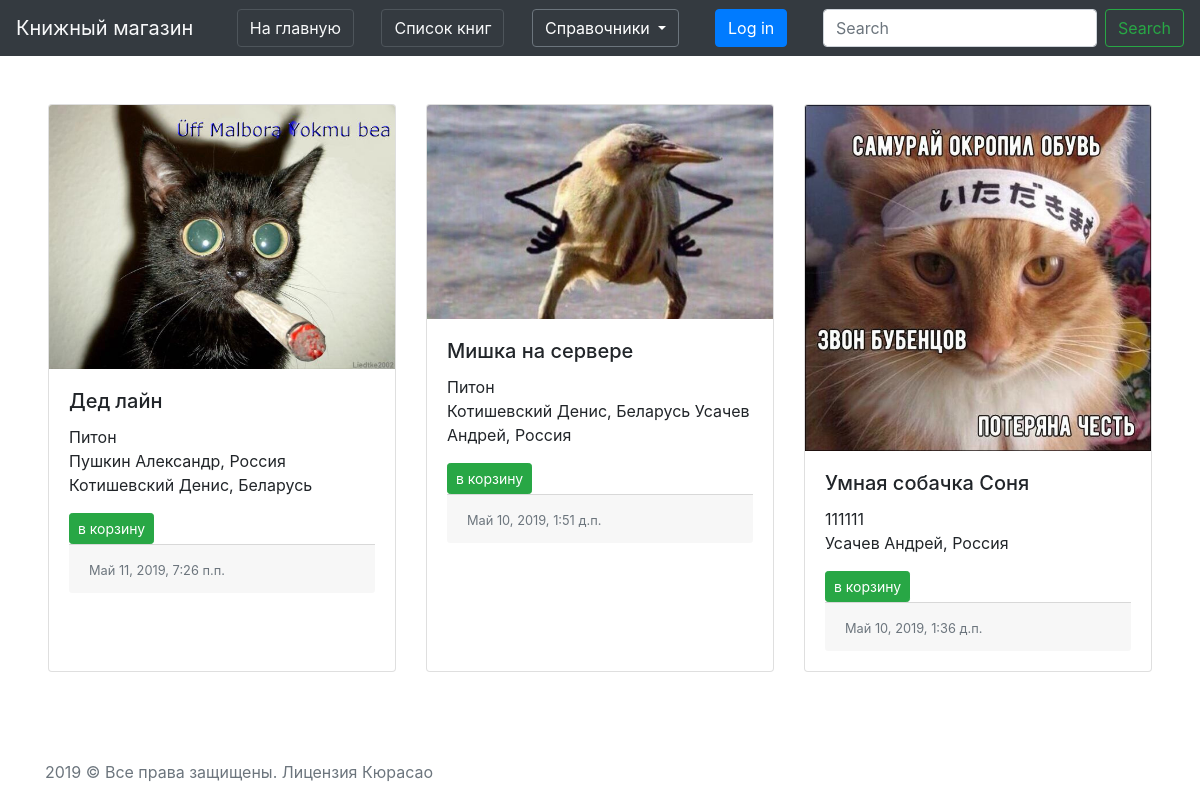
The page / on the database its author committed.
### books/models.py (models this page shows, shortened)
class Book(models.Model):
    name = models.CharField(
        "Название",
        null=False,
        blank=False,
        max_length=200)
    image = models.ImageField(
        "Обложка",
        upload_to='media/img/',
        null=True,
        blank=True)
    author = models.ManyToManyField(
        "data.Author",
        related_name="books",
        verbose_name="Автор")
    price = models.DecimalField(
        "Цена",
        max_digits=5,
        decimal_places=2)  # decimal_places - количество нулей после запятой
    serie = models.ForeignKey(
        "data.Series",
        related_name="books",
        verbose_name="Серия",
        on_delete=models.CASCADE)
    genre = models.ManyToManyField(
        "data.Genre",
        related_name="books",
        blank=True,
        verbose_name="Жанр")
    year = models.PositiveSmallIntegerField(
        "Год издания",
        null=True,
        blank=True)
    page = models.PositiveSmallIntegerField(
        "Количество страниц",
        null=True,
        blank=True)
    bind = models.ForeignKey(
        "data.Binding",
        verbose_name="Переплет",
        null=True,
        blank=True,
        on_delete=models.CASCADE)
    book_format = models.ForeignKey(
        "data.BookFormat",
        verbose_name="Формат",
        null=True,
        blank=True,
        on_delete=models.CASCADE)
    isbn = models.CharField(
        "ISBN",
        default="0",
        unique=True,
        max_length=20)
    weight = models.PositiveSmallIntegerField(
        "Вес, гр",
        null=True,
        blank=True, )
    age_limit = models.PositiveSmallIntegerField(
        "Возрастные ограничения",
        null=True,
        blank=True,)
    publish = models.ForeignKey(
        "data.Publish",
        verbose_name="Издательство",
        null=True,
        blank=True,
        on_delete=models.CASCADE)
    book_amount = models.PositiveIntegerField(
        "Кол-во книг в наличии",
        default=0)
    available = models.BooleanField(
        "Доступна для заказа",
        default=True)
    rate = models.FloatField(
        "Рейтинг",
        default=0)
    created_day = models.DateTimeField(
        "Дата внесения в каталог",
        auto_now=False,
        auto_now_add=True)
    updated_date = models.DateTimeField(
        "Дата последнего изменения",
        auto_now=True,
        auto_now_add=False)
    class Meta:
        verbose_name = 'Книга'
        verbose_name_plural = 'Книги'
        permissions = [('edit-content', 'for content-managers'), ('edit-order', 'for edit-managers'), ('market', 'for marketers')]

### data/models.py (models this page shows, shortened)
class Genre(models.Model):
    name = models.CharField("Название", null=False, blank=False, max_length=25)
    class Meta:
        verbose_name = "Жанр"
        verbose_name_plural = 'Жанры'

class Author(models.Model):
    first_name = models.CharField("Имя", null=False, blank=False, max_length=30)
    last_name = models.CharField("Фамилия", null=False, blank=False, max_length=30)
    country = models.CharField("Страна", null=False, blank=False, max_length=20)
    class Meta:
        verbose_name = 'Автор'
        verbose_name_plural = 'Авторы'

### home/views.py (the view)
# urls.py: path('', HomeListView.as_view(), name='home-list-view'),
class HomeListView(ListView):
    model = Book
    template_name = 'home/home.html'
    def get_queryset(self):
        qs = super().get_queryset()
        search = self.request.GET.get("search", 0)
        if search != 0:
            return qs.filter(Q(name__icontains=search) | Q(author__last_name__icontains=search)).distinct()
        return qs.order_by('-updated_date')[0:3]
    def get_context_data(self, **kwargs):
        context = super().get_context_data(**kwargs)
        f = SearchForm()
        context["form"] = f
        return context

### data/forms.py
class SearchForm(forms.Form):
    search = forms.CharField(label="Поиск")

### home/templates/home/home.html (shortened to what this page needs)
{% extends "base.html" %}
{% block content %}
<div class="card-deck p-5">
    {% for object in object_list %}
<div class="card" style="width: 18rem;">
    {% if object.image %}
        <img src="{{ object.image.url }}" class="card-img-top" alt="{{ object.name }}"></img>
    {% else %}
        <img src="" class="card-img-top" alt="Нет фото"></img>
    {% endif %}
        <div class="card-body">
            <h5 class="card-title">{{ object.name }}</h5>
            <p class="card-text">
                    {% for genre in object.genre.all %}
                        {{ genre.name }}
                    {% endfor %}
                <br>
                    {% for author in object.author.all %}
                        {{ author.last_name}}
                        {{ author.first_name }},
                        {{ author.country }}
                    {% endfor %}
            </p>
            <a href="{% url 'add-to-cart' object.pk %}?next=/books/all" class="btn btn-success btn-sm">в корзину</a>
          <div class="card-footer bottom">
                <small class="text-muted">{{ object.updated_date }}</small>
          </div>
        </div>
</div>
    {% endfor %}
</div>
{% endblock %}

### templates/base.html (shortened to what this page needs)
<!DOCTYPE html>
<html lang="en">
        {% load static %}
        {% load crispy_forms_tags %}
<head>
    <link rel="stylesheet" href="https://stackpath.bootstrapcdn.com/bootstrap/4.3.1/css/bootstrap.min.css">
</head>
<body>
<nav class="navbar navbar-light bg-dark text-light">
    <a class="navbar-brand">Книжный магазин</a>
    <a href="{% url 'home-list-view' %}" class="btn btn-secondary active bg-dark text-light" role="button" aria-pressed="true">На главную</a>
    <a href="{% url 'book-list-view' %}" class="btn btn-secondary active bg-dark text-light" role="button" aria-pressed="true">Список книг</a>
    <div class="dropdown">
            <button class="btn btn-secondary dropdown-toggle bg-dark" type="button" id="dropdownMenuButton" data-toggle="dropdown" aria-haspopup="true" aria-expanded="false">
              Справочники
            </button>
    </div>
    {% if user.is_anonymous %}
    <a href="{% url 'log-in' %}{% if logout_redirect %}?next={{ logout_redirect }}{% endif %}" class="btn btn-primary ml-sm-2 mr-sm-2">Log in</a>
    {% endif %}
    <form class="form-inline mt-2 mt-md-0">
        <input class="form-control mr-sm-2" type="search" name="search" placeholder="Search" aria-label="Search">
        <button class="btn btn-outline-success my-2 my-sm-0" type="submit">Search</button>
    </form>
</nav>
        {% block content %}{% endblock %}
<footer class="footer mt-auto py-3 fixed-bottom">
    <div class="container">
    <span class="text-muted"> 2019 &copy; Все права защищены. Лицензия Кюрасао</span>
    </div>
</footer>
</body>
</html>

### rows shown on the page
Book: image (picture), name "Дед лайн", updated_date "Май 11, 2019, 7:26 п.п."
Genre: name "Питон"
Author: last_name "Пушкин", first_name "Александр", country "Россия"
Author: last_name "Котишевский", first_name "Денис", country "Беларусь"
Book: image (picture), name "Мишка на сервере", updated_date "Май 10, 2019, 1:51 д.п."
Author: last_name "Усачев", first_name "Андрей", country "Россия"
Book: image (picture), name "Умная собачка Соня", updated_date "Май 10, 2019, 1:36 д.п."
Genre: name "111111"
